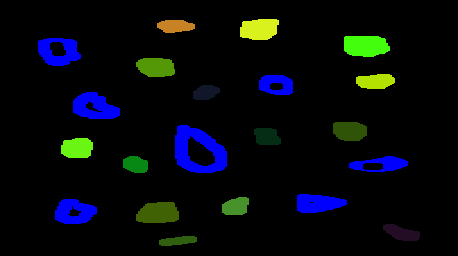
#> input picture images/result_bubbles_colored.png.jpeg, 458 x 256 px
$ jupyter execute count-colors.ipynb
#> lines starting #> are read from the running program, lines starting #| are printed output that depends on the picture; after the words box and inside, x2 and y2 are one past the last pixel; in counts of white or black regions, pixels touching at a corner belong together
[cell 1]
import cv2
import matplotlib.pyplot as plt
import numpy as np

[cell 2]
hue_spectrum = np.linspace(0, 179, 180).astype(np.uint8 )

img = np.array([hue_spectrum]* 30)

saturation = 255 * np.ones_like(img)
value = 255 * np.ones_like(img)

final_img = cv2.merge((img, saturation, value))
final_img = cv2.cvtColor(final_img, cv2.COLOR_HSV2BGR)
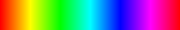
#> final_img: shape (30, 180, 3); mean B, G, R 127.4, 127.3, 127.3
plt.imshow(final_img[...,::-1])

[cell 3]
input_img = cv2.imread("images/result_bubbles_colored.png.jpeg")
#> input_img is the input picture: shape (256, 458, 3); mean B, G, R 13.2, 8.9, 5.3

img_hsv = cv2.cvtColor(input_img, cv2.COLOR_BGR2HSV)
#> img_hsv: shape (256, 458, 3); mean H, S, V 9.6, 28, 21.4

plt.figure(figsize=(10, 10))
plt.imshow(input_img[...,::-1])

[cell 4]
lower_b = np.array([90,20,20])
upper_b = np.array([130,255,255])
mask_b = cv2.inRange(img_hsv, lower_b, upper_b)
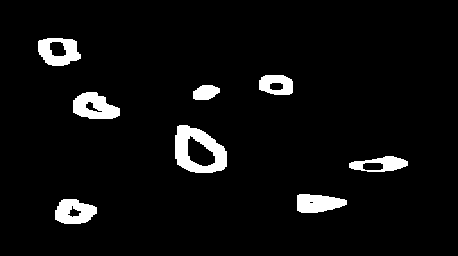
#> mask_b: shape (256, 458); 5% white; 8 white regions
result_b = cv2.bitwise_and(input_img, input_img, mask=mask_b)
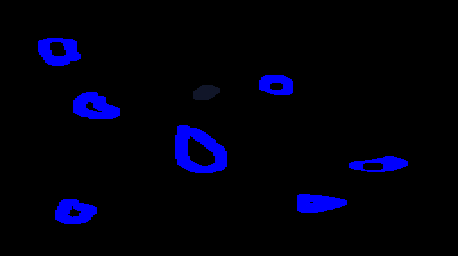
#> result_b: shape (256, 458, 3); mean B, G, R 12.2, 0.1, 0
contours_b, _ = cv2.findContours(mask_b, cv2.RETR_EXTERNAL, cv2.CHAIN_APPROX_SIMPLE)
#> contours_b = 8 contours; box (x1, y1, x2, y2) and area: (175, 125, 227, 173) 1837, (38, 38, 81, 66) 902, (73, 92, 120, 119) 869, (55, 199, 97, 224) 756, (297, 194, 347, 213) 670, (349, 156, 408, 172) 600, (259, 75, 293, 95) 546, (193, 85, 220, 100) 280
all_b = cv2.drawContours(result_b.copy(), contours_b, -1, (0,0,255), 2)
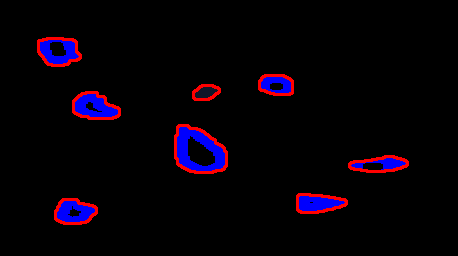
#> all_b: shape (256, 458, 3); mean B, G, R 8.3, 0, 6.5
print("counts of blue=", len(contours_b))
#| counts of blue= 8

plt.figure(figsize=(15,15))
plt.subplot(131);plt.imshow(result_b[...,::-1]);plt.title("Original");
plt.subplot(132);plt.imshow(mask_b, cmap='gray');plt.title("Mask");
plt.subplot(133);plt.imshow(all_b[...,::-1]);plt.title("Contours");

[cell 5]
lower_g = np.array([35,50,50])
upper_g = np.array([80,255,255])
mask_g = cv2.inRange(img_hsv, lower_g, upper_g)
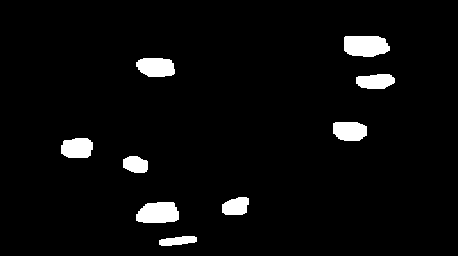
#> mask_g: shape (256, 458); 4.1% white; 9 white regions
result_g = cv2.bitwise_and(input_img, input_img, mask=mask_g)
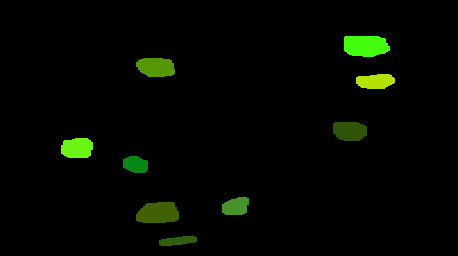
#> result_g: shape (256, 458, 3); mean B, G, R 0.5, 6.8, 3.2
contours_g, _ = cv2.findContours(mask_g, cv2.RETR_EXTERNAL, cv2.CHAIN_APPROX_SIMPLE)
#> contours_g = 9 contours; largest, box (x1, y1, x2, y2) and area: (344, 36, 390, 57) 770, (136, 202, 179, 223) 708, (136, 58, 175, 77) 574, (333, 122, 367, 141) 518, (61, 138, 93, 158) 509
all_g = cv2.drawContours(result_g.copy(), contours_g, -1, (0,0,255), 2)
print("counts of green=", len(contours_g))
#| counts of green= 9

plt.figure(figsize=(15,15))
plt.subplot(131);plt.imshow(result_g[...,::-1]);plt.title("Original");
plt.subplot(132);plt.imshow(mask_g, cmap='gray');plt.title("Mask");
plt.subplot(133);plt.imshow(all_g[...,::-1]);plt.title("Contours");

[cell 6]
lower_y = np.array([30,50,50])
upper_y = np.array([35,255,255])
mask_y = cv2.inRange(img_hsv, lower_y, upper_y)
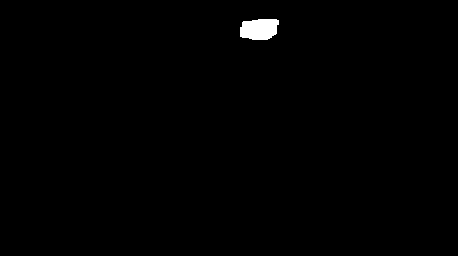
#> mask_y: shape (256, 458); 0.59% white; 1 white region
result_y = cv2.bitwise_and(input_img, input_img, mask=mask_y)
contours_y, _ = cv2.findContours(mask_y, cv2.RETR_EXTERNAL, cv2.CHAIN_APPROX_SIMPLE)
#> contours_y = 1 contour; box (x1, y1, x2, y2) and area: (240, 19, 279, 40) 639
all_y = cv2.drawContours(result_y.copy(), contours_y, -1, (0,0,255), 2)
print("counts of yellow=", len(contours_y))
#| counts of yellow= 1

plt.figure(figsize=(15,15))
plt.subplot(131);plt.imshow(result_y[...,::-1]);plt.title("Original");
plt.subplot(132);plt.imshow(mask_y, cmap='gray');plt.title("Mask");
plt.subplot(133);plt.imshow(all_y[...,::-1]);plt.title("Contours");
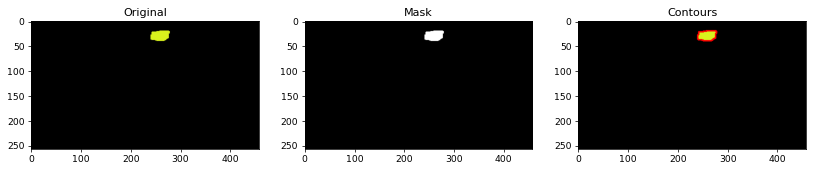
#> figure drawn by matplotlib, 3 panels

[cell 7]
lower_o = np.array([15,50,50])
upper_o = np.array([25,255,255])
mask_o = cv2.inRange(img_hsv, lower_o, upper_o)
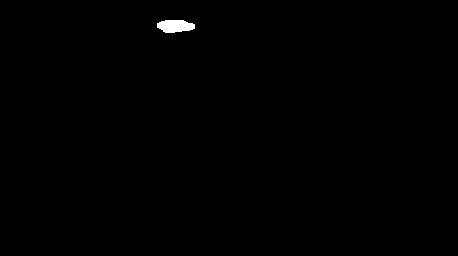
#> mask_o: shape (256, 458); 0.33% white; 1 white region
result_o = cv2.bitwise_and(input_img, input_img, mask=mask_o)
contours_o, _ = cv2.findContours(mask_o, cv2.RETR_EXTERNAL, cv2.CHAIN_APPROX_SIMPLE)
#> contours_o = 1 contour; box (x1, y1, x2, y2) and area: (157, 20, 195, 33) 342
all_o = cv2.drawContours(result_o.copy(), contours_o, -1, (0,0,255), 2)
print("counts of orange=", len(contours_o))
#| counts of orange= 1

plt.figure(figsize=(15,15))
plt.subplot(131);plt.imshow(result_o[...,::-1]);plt.title("Original");
plt.subplot(132);plt.imshow(mask_o, cmap='gray');plt.title("Mask");
plt.subplot(133);plt.imshow(all_o[...,::-1]);plt.title("Contours");

[cell 8]
lower_p = np.array([125,5,5])
upper_p = np.array([155,255,255])
mask_p = cv2.inRange(img_hsv, lower_p, upper_p)
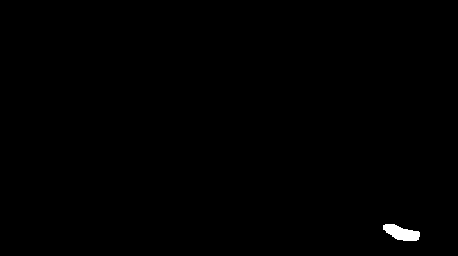
#> mask_p: shape (256, 458); 0.34% white; 1 white region
result_p = cv2.bitwise_and(input_img, input_img, mask=mask_p)
contours_p, _ = cv2.findContours(mask_p, cv2.RETR_EXTERNAL, cv2.CHAIN_APPROX_SIMPLE)
#> contours_p = 1 contour; box (x1, y1, x2, y2) and area: (383, 224, 420, 241) 358
all_p = cv2.drawContours(result_p.copy(), contours_p, -1, (0,0,255), 2)
print("counts of purple=", len(contours_p))
#| counts of purple= 1

plt.figure(figsize=(15,15))

plt.subplot(131);plt.imshow(result_p[...,::-1]);plt.title("Original");
plt.subplot(132);plt.imshow(mask_p, cmap='gray');plt.title("Mask");
plt.subplot(133);plt.imshow(all_p[...,::-1]);plt.title("Contours");

[cell 9]
# use a dictionary to optimize the code and avoid repetition
color_ranges = {
    "blue": ([90,20,20], [130,255,255]),
    "green": ([35,50,50], [80,255,255]),
    "yellow": ([30,50,50], [35,255,255]),
    "orange": ([15,50,50], [25,255,255]),
    "purple": ([125,5,5], [155,255,255])
}
for color, (lower, upper) in color_ranges.items():
    mask = cv2.inRange(img_hsv, np.array(lower), np.array(upper))
    result = cv2.bitwise_and(input_img, input_img, mask=mask)
    contours, _ = cv2.findContours(mask, cv2.RETR_EXTERNAL, cv2.CHAIN_APPROX_SIMPLE)
    all_contours = cv2.drawContours(result.copy(), contours, -1, (0,0,255), 2)
    print(f"counts of {color}=", len(contours))

    plt.figure(figsize=(15,15))
    plt.subplot(131);plt.imshow(result[...,::-1]);plt.title("Original");
    plt.subplot(132);plt.imshow(mask, cmap='gray');plt.title("Mask");
    plt.subplot(133);plt.imshow(all_contours[...,::-1]);plt.title("Contours");
#> this loop made 5 passes
#| counts of blue= 8
#| counts of green= 9
#| counts of yellow= 1
#| counts of orange= 1
#| counts of purple= 1
